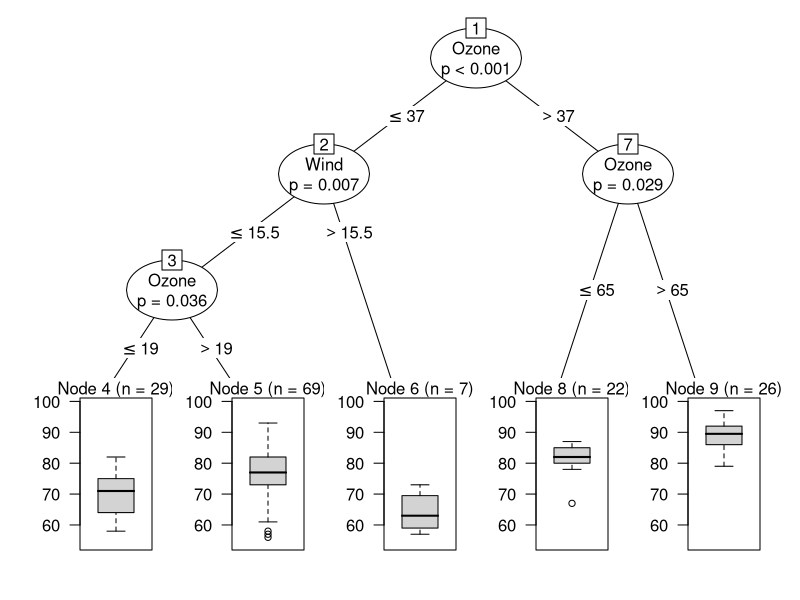
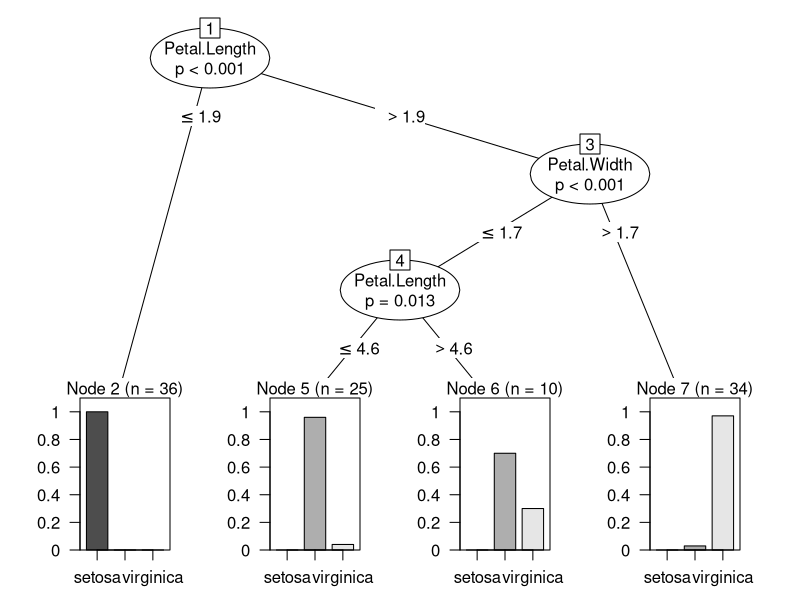

Write the R code that produced these figures, in order.
# 분류분석 모델 중 Decision Tree(의사결정나무)

install.packages('party')
library(party)

airquality # 뉴욕의 대기질에 관련된 데이터 집합
str(airquality)
dim(airquality)
# 온도(종속변수)에 영향을 미치는 변수(독립변수)를 설정하고 분류 모델
airmodel <- ctree(Temp ~ Ozone + Solar.R + Wind, data = airquality)
airmodel

plot(airmodel)


#----------iris dataset(꽃의 종류별로 분류 : 3가지)--------
head(iris)
# train / test
set.seed(123)
idx <- sample(1:nrow(iris), nrow(iris) * 0.7)
train <- iris[idx, ]
test <- iris[-idx, ]

formula <- Species ~.
irismodel <- ctree(formula = formula, data = train)
irismodel  # 중요변수는 Petal.Length, Petal.Width

plot(irismodel)

# 예측
pred <- predict(irismodel, test)
pred

t <- table(pred, test$Species)
t
sum(diag(t)) / nrow(test)  # 0.9777778

# 분류정확도 계산 함수
install.packages("caret")
library(caret)

confusionMatrix(pred, test$Species)  # Accuracy : 0.9778 

# 새 값으로 예측
head(iris, 1)
newdf <- iris[1, ]
newdf
newdf$Sepal.Length <- 7
newdf$Sepal.Width <- 8
newdf$Petal.Length <- 7
newdf$Petal.Width <- 8
newdf
predict(irismodel, newdf) # virginica
